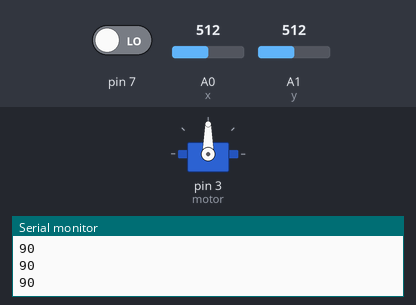
Bench run of a sketch on a simulated Arduino Uno, built with avr-gcc and run on an emulated ATmega328P. Shown: servo, the last lines printed to the serial monitor. Inputs (shaded band) come from the test bench; at power-on: A1 (y) = 512, pin 7 LOW, A0 (x) = 512.

Above: at 1.2 s.
1.3 s: A1 (y) set to 716
At 2.0 s:
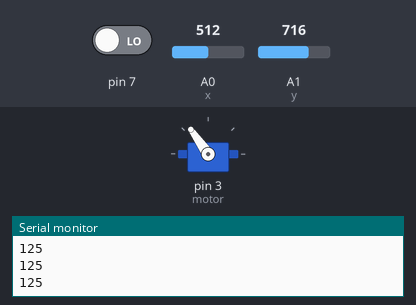
2.9 s: A1 (y) set to 900
At 3.4 s:
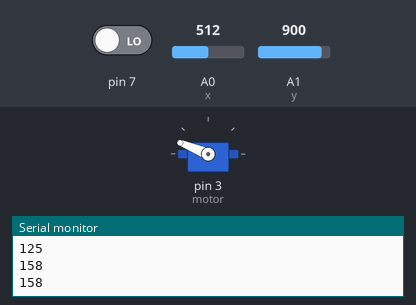
4.5 s: A1 (y) set to 1023
At 5.8 s:
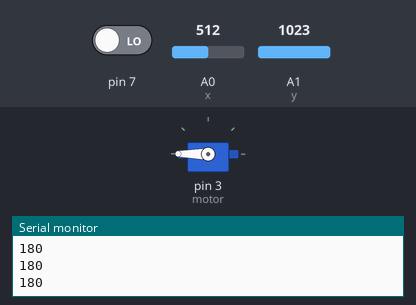
6.1 s: A1 (y) set to 306
At 7.3 s:
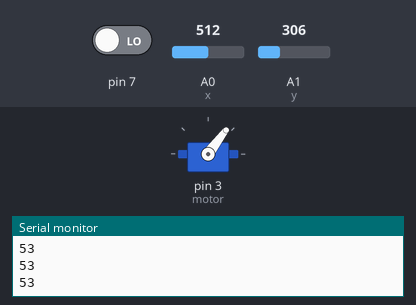
7.7 s: A1 (y) set to 122
At 8.7 s:
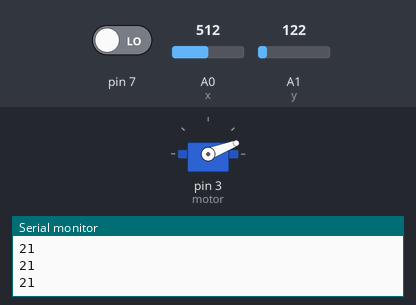
9.3 s: A1 (y) set to 0
At 10.0 s:
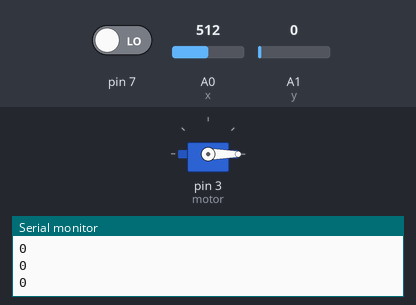
Timing chart, 0 to 11.9 s (numbered marks = the images above; inputs shaded):
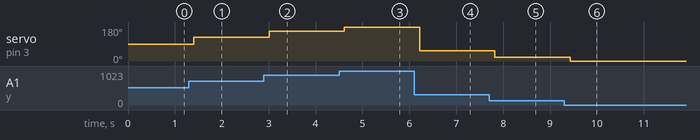

Measured:
- after the input at 1.3 s, servo on pin 3 (motor): 90° → 125° after 0.10 s
- after the input at 2.9 s, servo on pin 3 (motor): 125° → 158° after 0.11 s
- after the input at 4.5 s, servo on pin 3 (motor): 158° → 180° after 0.11 s
- after the input at 6.1 s, servo on pin 3 (motor): 180° → 53° after 0.12 s
- after the input at 7.7 s, servo on pin 3 (motor): 53° → 21° after 0.12 s
- after the input at 9.3 s, servo on pin 3 (motor): 21° → 0° after 0.13 s

The sketch:

joystick_ile_servo_kontrolu.ino
```cpp
#include <Servo.h>
Servo motor;
int x=A0;
int y=A1;
int buton=7;

int x_pos,y_pos,button_durum;

void setup() {
motor.attach(3);
Serial.begin(9600);
}

void loop() {

x_pos=analogRead(x);
y_pos=analogRead(y);
button_durum=digitalRead(7);

x_pos=map(x_pos,0,1023,0,180);
y_pos=map(y_pos,0,1023,0,180);


Serial.println(y_pos);


motor.write(y_pos);
delay(200);


}
```
